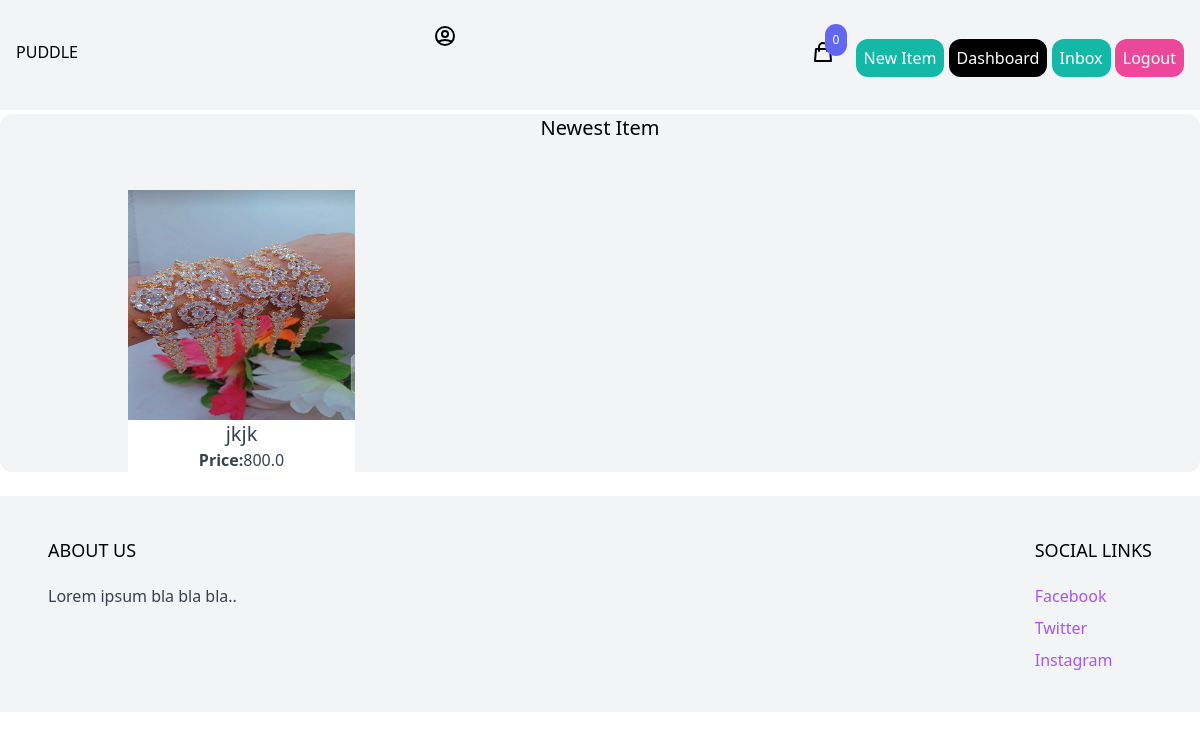
Before: /dashboard/ (signed in) with the older database file.
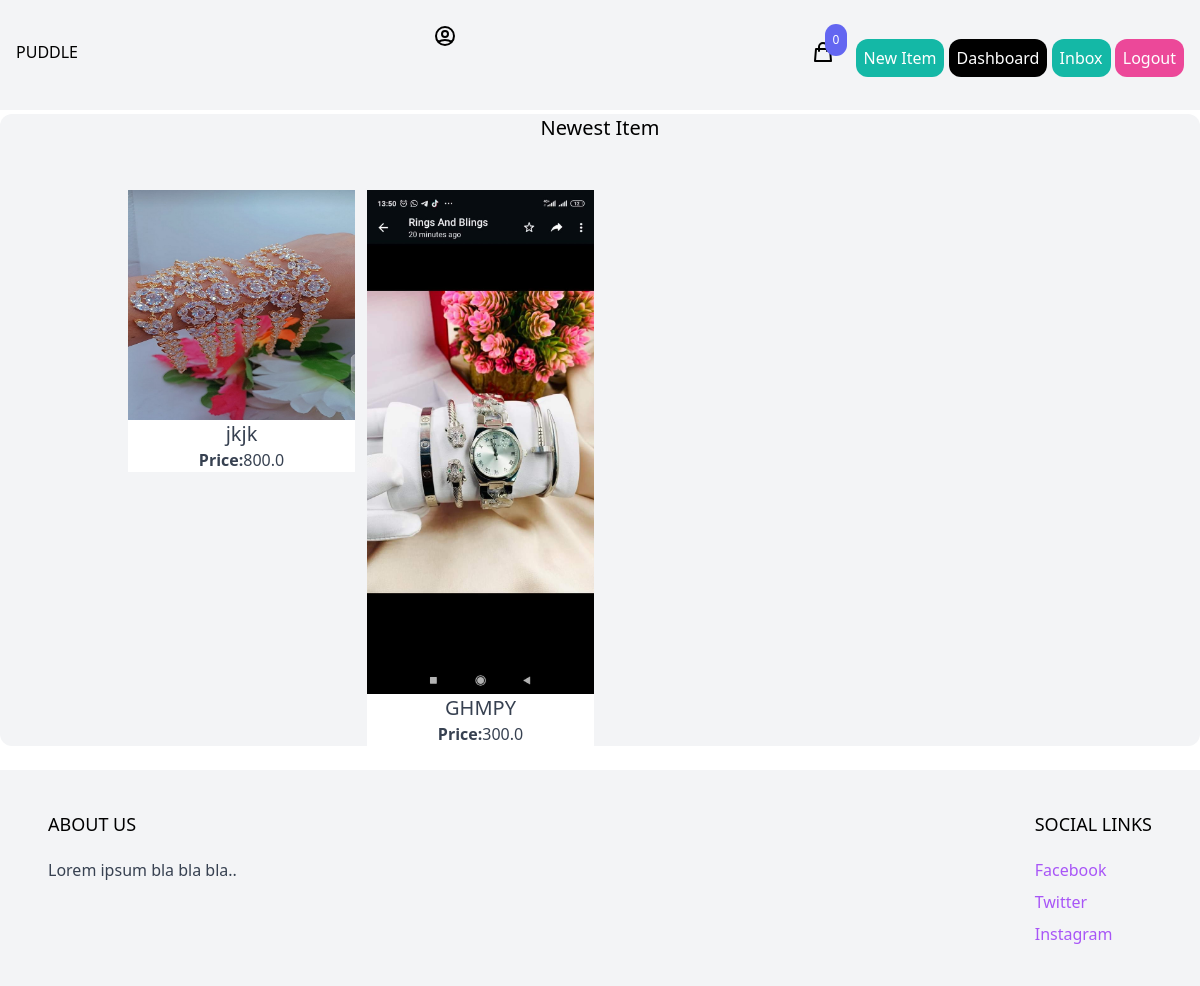
After: the same page with the newer database file.
### item/models.py (models this page shows, shortened)
class Item(models.Model):
    category = models.ForeignKey(Category, related_name ='items', on_delete = models.CASCADE)
    name = models.CharField(max_length = 255)
    description = models.TextField(blank =True, null =True)
    price = models.FloatField()
    image = models.ImageField(upload_to = 'item_images', blank =  True, null = True)
    is_sold = models.BooleanField(default = False)
    created_by = models.ForeignKey(User, related_name = 'items', on_delete = models.CASCADE)
    created_at = models.DateTimeField(auto_now_add=True)

### dashboard/views.py (the view)
# urls.py: path('', index, name = 'index'),
@login_required
def index(request):
    items = Item.objects.filter(created_by =request.user)
    return render(request, 'dashboard/index.html', {
        'items': items,
    })

### cart/cart.py (called while the page is built)
    def __len__(self):
        return sum(item['quantity'] for item in self.cart.values())

### cart/context_processors.py (called while the page is built)
def cart(request):
    return {'cart':Cart(request)}

### dashboard/templates/dashboard/index.html (shortened to what this page needs)
{% extends 'core/base.html' %}
{% block content %}
<div class="mt-1 my-6 px-12 bg-gray-100 rounded-xl">
    <h2 class="mb-12 text-xl text-center">Newest Item </h2>
    <div class="grid grid-cols-4 gap-3 px-20">
        {% for item in items %}
            <div>
                <a href="{% url 'item:detail' item.id %}">
                <div>
                    <img src="{{item.image.url}}" alt="">
                </div>
                <div class="bg-white text-gray-700">
                    <p class="text-xl text-center">{{item.name}}</p>
                    <p class="text-center"><strong>Price:</strong>{{item.price}}</p>
                </div>
                </a>
            </div>
        {% endfor %}
    </div>
</div>
{% endblock %}

Changed rows visible on the page:
added Item: image (picture), name "GHMPY", price "300.0"
